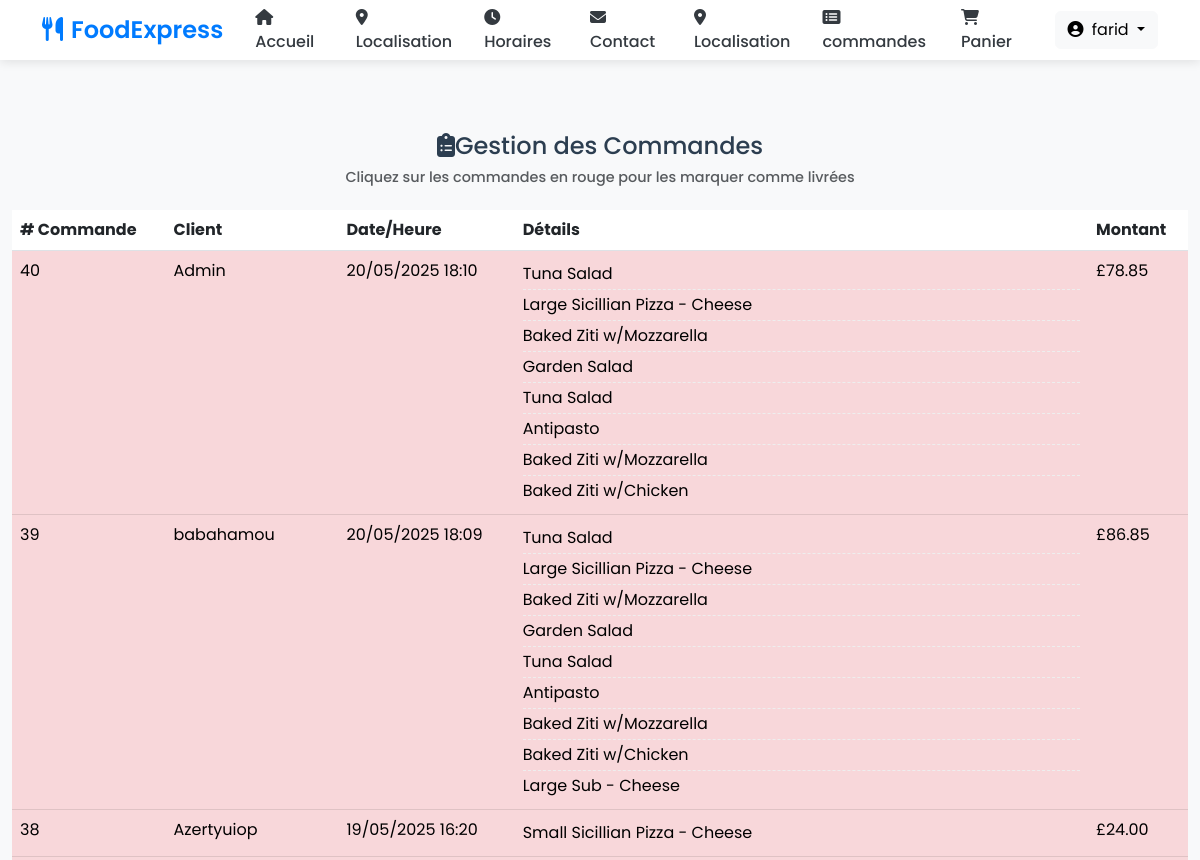
The app's page /view-orders (signed in, upper part), older data.
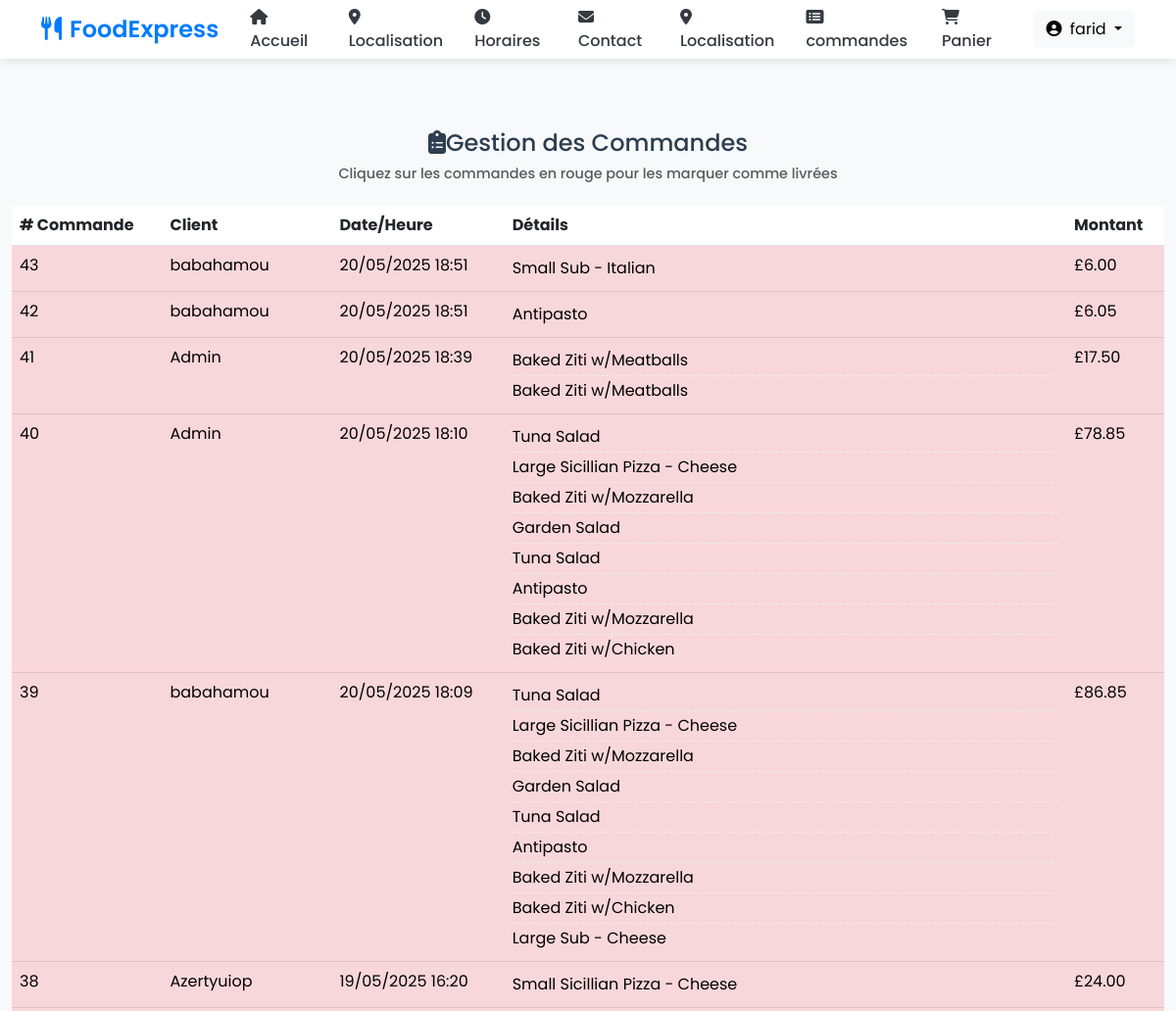
The same page, newer data.
### orders/models.py (models this page shows, shortened)
class UserOrder(models.Model):
    username = models.CharField(max_length=200) #who placed the order
    order = models.TextField() #this will be a string representation of the cart from localStorage
    price = models.DecimalField(max_digits=6, decimal_places=2) #how much was the order
    time_of_order  = models.DateTimeField(default=datetime.now, blank=True)
    delivered = models.BooleanField()

### orders/views.py (the view)
# urls.py: path("view-orders", views.view_orders, name="view_orders"),
def view_orders(request):
    if request.user.is_superuser:
        rows = UserOrder.objects.all().order_by('-time_of_order')
        return render(request, "orders/orders.html", context = {"rows":rows})
    else:
        rows = UserOrder.objects.all().filter(username = request.user.username).order_by('-time_of_order')
        return render(request, "orders/orders.html", context = {"rows":rows})

### orders/templatetags/custom_tags.py (called while the page is built)
@register.filter(name="format_cart")
def format_cart(value):
    return value[1:-1].split(",")

@register.filter(name="format_cart_item")
def format_cart_item(value):
    return value.replace("'","")

### orders/templates/orders/orders.html (shortened to what this page needs)
{% extends 'orders/header.html' %}
{% load custom_tags %}
{% block content %}
    <div class="container-fluid">
        <div class="row justify-content-center  mt-5 pt-4">
            {% if user.is_superuser %}
                <h4 class="text-center mb-4">
                    <i class="fas fa-clipboard-list mr-2"></i>Gestion des Commandes
                    <small class="d-block text-muted mt-2">Cliquez sur les commandes en rouge pour les marquer comme livrées</small>
                </h4>
            {% else %}
                <h4 class="text-center mb-4">
                    <i class="fas fa-history mr-2"></i>Commandes de : {{user.get_username}}
                </h4>
            {% endif %}
            <div class="col-12">
                <div class="table-responsive">
                    <table class="table table-hover">
                        <thead class="thead-light">
                        <tr>
                            <th scope="col"># Commande</th>
                            <th scope="col">Client</th>
                            <th scope="col">Date/Heure</th>
                            <th scope="col">Détails</th>
                            <th scope="col">Montant</th>
                        </tr>
                        </thead>
                        <tbody id="orders_table">
                        {% for row in rows %}
                            <tr class="{% if row.delivered %}table-success{% else %}table-danger mark-as-complete{% endif %}"
                                {% if user.is_superuser and not row.delivered %}onclick="markAsDelivered({{row.id}})"{% endif %}>
                                <td>{{row.id}}</td>
                                <td>{{row.username}}</td>
                                <td>{{row.time_of_order|date:"d/m/Y H:i"}}</td>
                                <td>
                                    <ul class="list-unstyled mb-0">
                                        {% for item in row.order|format_cart %}
                                            <li>{{item|format_cart_item}}</li>
                                        {% endfor %}
                                    </ul>
                                </td>
                                <td>£{{row.price}}</td>
                            </tr>
                        {% endfor %}
                        </tbody>
                    </table>
                </div>
            </div>
        </div>
    </div>
{% endblock %}

### orders/templates/orders/header.html (shortened to what this page needs)
<!doctype html>
<html lang="en">
<head>
  <link href="https://cdn.jsdelivr.net/npm/bootstrap@5.3.0/dist/css/bootstrap.min.css" rel="stylesheet">
  <link rel="stylesheet" href="https://cdnjs.cloudflare.com/ajax/libs/font-awesome/6.4.0/css/all.min.css">
  <link href="https://cdnjs.cloudflare.com/ajax/libs/toastr.js/latest/toastr.min.css" rel="stylesheet"/>
  {% load static %}
  <link rel="stylesheet" href="{% static 'orders/style.css' %}">
</head>
<body>
<nav class="navbar navbar-expand-lg navbar-light sticky-top" style="height: 60px">
  <div class="container">
    <a class="navbar-brand" href="/">
      <i class="fas fa-utensils me-2"></i>FoodExpress
    </a>
    <div class="collapse navbar-collapse" id="navbarContent">
      {% if user.is_authenticated %}
      <ul class="navbar-nav me-auto mb-2 mb-lg-0">
        <li class="nav-item">
          <a class="nav-link active" href="/" aria-current="page">
            <i class="fas fa-home me-1"></i> Accueil
          </a>
        </li>
        <li class="nav-item">
          <a class="nav-link" href="/directions">
            <i class="fas fa-map-marker-alt me-1"></i> Localisation
          </a>
        </li>
        <li class="nav-item">
          <a class="nav-link" href="/hours">
            <i class="fas fa-clock me-1"></i> Horaires
          </a>
        </li>
        <li class="nav-item">
          <a class="nav-link" href="/contact">
            <i class="fas fa-envelope me-1"></i> Contact
          </a>
        </li>
        <li class="nav-item">
          <a class="nav-link" href="/directions">
            <i class="fas fa-map-marker-alt me-1"></i> Localisation
          </a>
        </li>
        <li class="nav-item">
          <a href="/view-orders" class="nav-link">
            <i class="fas fa-list-alt me-1"></i> commandes
          </a>
        </li>
        <li class="nav-item">
          <a href="/cart" id="cart_button" class="nav-link">
            <i class="fas fa-shopping-cart me-1"></i> Panier
          </a>
        </li>
      </ul>
      <div class="d-flex align-items-center">
        <div class="dropdown ms-3">
          <button class="btn btn-light dropdown-toggle" type="button" id="userDropdown" data-bs-toggle="dropdown" aria-expanded="false">
            <i class="fas fa-user-circle me-1"></i> {{ user.username }}
          </button>
        </div>
      </div>
      {% endif %}
    </div>
  </div>
</nav>
<div class="wrapper">
  {% block content %}{% endblock %}
</div>
</body>
</html>

### orders/templates/orders/header.html (style rules this page uses)
:root { --primary-color: #007bff; --secondary-color: #17a2b8; --dark-color: #343a40; --light-color: #f8f9fa; }
body { font-family: 'Poppins', sans-serif; background-color: #f8f9fa; display: flex; flex-direction: column; min-height: 100vh; }
.navbar { box-shadow: 0 2px 10px rgba(0,0,0,0.1); padding: 0.8rem 1rem; background: white !important; }
.navbar-brand { font-weight: 600; color: var(--primary-color) !important; font-size: 1.5rem; }
.nav-link { font-weight: 500; color: var(--dark-color) !important; margin: 0 0.5rem; position: relative; transition: all 0.3s ease; }
.nav-link::after { content: ''; position: absolute; bottom: -2px; left: 0; width: 0; height: 2px; background: var(--primary-color); transition: width 0.3s ease; }
.wrapper { flex: 1; }

### orders/templates/orders/orders.html (style rules this page uses)
.mark-as-complete { cursor: pointer; transition: all 0.2s; }
h4 { font-size: 1.5rem; color: #2c3e50; }
.text-muted { font-size: 0.9rem; }
.list-unstyled li { padding: 3px 0; border-bottom: 1px dashed #eee; }
.list-unstyled li:last-child { border-bottom: none; }

Row changes from the older to the newer data that the page shows:
added UserOrder: id "43", username "babahamou", time_of_order "20/05/2025 18:51", order "Small Sub - Italian", price "6.00"
added UserOrder: id "42", username "babahamou", time_of_order "20/05/2025 18:51", order "Antipasto", price "6.05"
added UserOrder: id "41", username "Admin", time_of_order "20/05/2025 18:39", order "Baked Ziti w/Meatballs" "Baked Ziti w/Meatballs", price "17.50"
